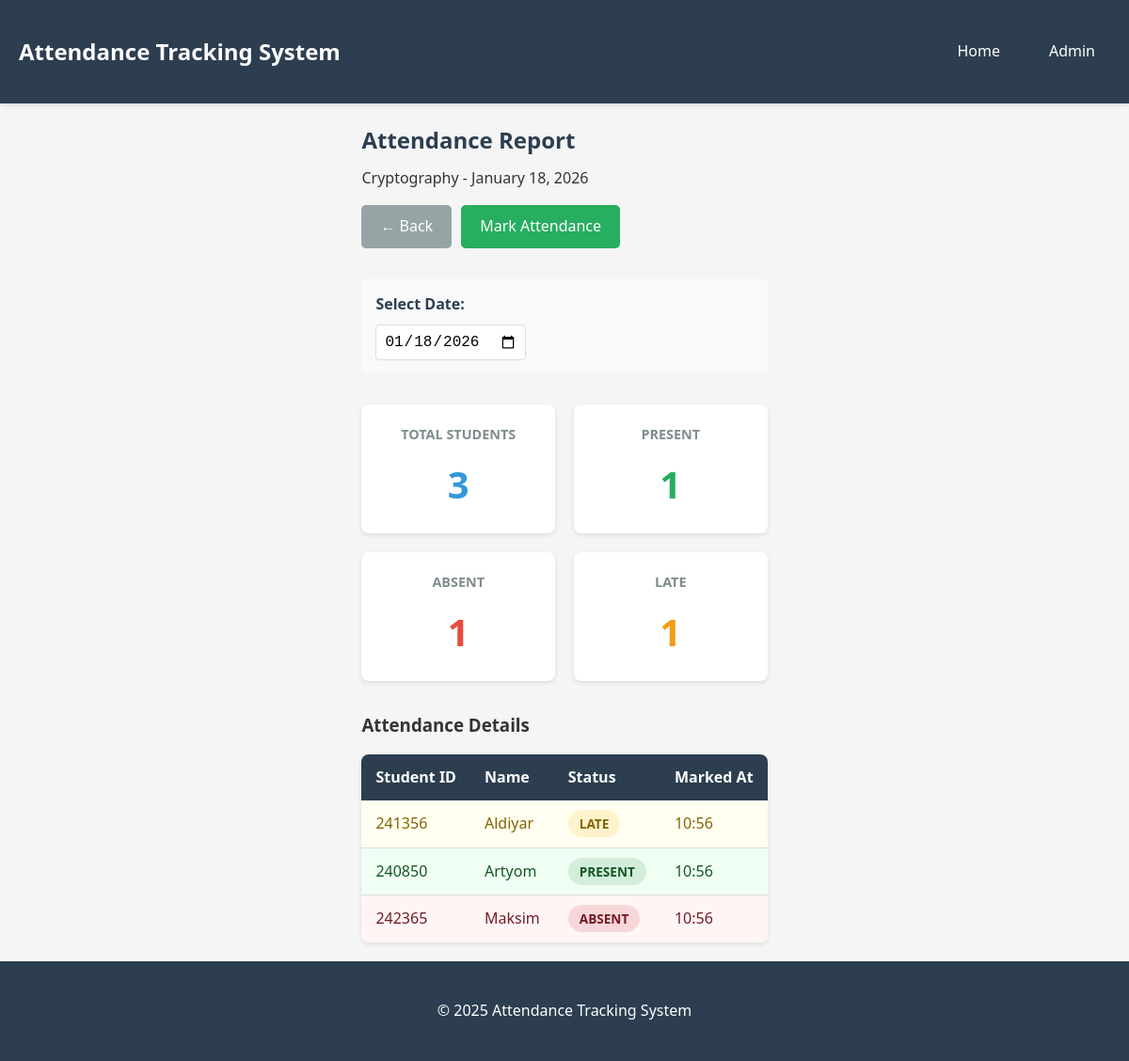
Page /class/1/report/2026-01-18/ on the committed database.
### attendance/models.py (models this page shows, shortened)
class Class(models.Model):
    name = models.CharField(max_length=100)
    code = models.CharField(max_length=20, unique=True)
    description = models.TextField(blank=True)
    created_at = models.DateTimeField(auto_now_add=True)
    class Meta:
        verbose_name_plural = "Classes"
        ordering = ['name']

class Attendance(models.Model):
    STATUS_CHOICES = [
        ('present', 'Present'),
        ('absent', 'Absent'),
        ('late', 'Late'),
    ]
    student = models.ForeignKey(Student, on_delete=models.CASCADE, related_name='attendances')
    class_enrolled = models.ForeignKey(Class, on_delete=models.CASCADE, related_name='attendances')
    date = models.DateField(default=timezone.now)
    status = models.CharField(max_length=10, choices=STATUS_CHOICES, default='absent')
    notes = models.TextField(blank=True)
    marked_at = models.DateTimeField(auto_now_add=True)
    class Meta:
        ordering = ['-date', 'student']
        unique_together = ['student', 'date']

class Student(models.Model):
    name = models.CharField(max_length=100)
    student_id = models.CharField(max_length=20, unique=True)
    email = models.EmailField(blank=True)
    class_enrolled = models.ForeignKey(Class, on_delete=models.CASCADE, related_name='students')
    created_at = models.DateTimeField(auto_now_add=True)
    class Meta:
        ordering = ['name']

### attendance/views.py (the view)
# urls.py: path('class/<int:class_id>/report/', views.attendance_report, name='attendance_report'),
def attendance_report(request, class_id, date_str=None):
    class_obj = get_object_or_404(Class, id=class_id)
    if date_str:
        try:
            report_date = date.fromisoformat(date_str)
        except (ValueError, TypeError):
            report_date = date.today()
    else:
        date_param = request.GET.get('date', date.today().isoformat())
        try:
            report_date = date.fromisoformat(date_param)
        except (ValueError, TypeError):
            report_date = date.today()
    attendances = Attendance.objects.filter(
        class_enrolled=class_obj,
        date=report_date
    ).select_related('student')
    total_students = class_obj.students.count()
    present_count = attendances.filter(status='present').count()
    absent_count = attendances.filter(status='absent').count()
    late_count = attendances.filter(status='late').count()
    return render(request, 'attendance/report.html', {
        'class_obj': class_obj,
        'attendances': attendances,
        'report_date': report_date,
        'total_students': total_students,
        'present_count': present_count,
        'absent_count': absent_count,
        'late_count': late_count,
    })

### templates/attendance/report.html (shortened to what this page needs)
{% extends 'base.html' %}
{% block content %}
<div class="page-header">
    <h2>Attendance Report</h2>
    <p>{{ class_obj.name }} - {{ report_date|date:"F d, Y" }}</p>
    <div class="header-actions">
        <a href="{% url 'class_students' class_obj.id %}" class="btn btn-secondary">← Back</a>
        <a href="{% url 'mark_attendance' class_obj.id %}?date={{ report_date|date:'Y-m-d' }}" class="btn btn-success">Mark Attendance</a>
    </div>
</div>
<div class="date-selector">
    <label for="date">Select Date:</label>
    <input type="date" id="date" name="date" value="{{ report_date|date:'Y-m-d' }}"
           onchange="window.location.href='{% url 'attendance_report' class_obj.id %}' + '?date=' + this.value">
</div>
<div class="stats-grid">
    <div class="stat-card stat-total">
        <h3>Total Students</h3>
        <p class="stat-number">{{ total_students }}</p>
    </div>
    <div class="stat-card stat-present">
        <h3>Present</h3>
        <p class="stat-number">{{ present_count }}</p>
    </div>
    <div class="stat-card stat-absent">
        <h3>Absent</h3>
        <p class="stat-number">{{ absent_count }}</p>
    </div>
    <div class="stat-card stat-late">
        <h3>Late</h3>
        <p class="stat-number">{{ late_count }}</p>
    </div>
</div>
{% if attendances %}
    <div class="attendance-report">
        <h3>Attendance Details</h3>
        <table class="data-table">
            <thead>
                <tr>
                    <th>Student ID</th>
                    <th>Name</th>
                    <th>Status</th>
                    <th>Marked At</th>
                </tr>
            </thead>
            <tbody>
                {% for attendance in attendances %}
                    <tr class="status-{{ attendance.status }}">
                        <td>{{ attendance.student.student_id }}</td>
                        <td>{{ attendance.student.name }}</td>
                        <td>
                            <span class="status-badge status-{{ attendance.status }}">
                                {{ attendance.get_status_display }}
                            </span>
                        </td>
                        <td>{{ attendance.marked_at|date:"H:i" }}</td>
                    </tr>
                {% endfor %}
            </tbody>
        </table>
    </div>
{% else %}
    <div class="empty-state">
        <p>No attendance records found for this date. <a href="{% url 'mark_attendance' class_obj.id %}?date={{ report_date|date:'Y-m-d' }}">Mark attendance now</a>.</p>
    </div>
{% endif %}
{% endblock %}

### static/css/style.css (style rules this page uses)
* { margin: 0; padding: 0; box-sizing: border-box; }
body { font-family: 'Segoe UI', Tahoma, Geneva, Verdana, sans-serif; line-height: 1.6; color: #333; background-color: #f5f5f5; min-height: 100vh; display: flex; flex-direction: column; }
.page-header { margin-bottom: 2rem; }
.page-header h2 { color: #2c3e50; margin-bottom: 0.5rem; }
.header-actions { margin-top: 1rem; display: flex; gap: 10px; flex-wrap: wrap; }
.btn { display: inline-block; padding: 10px 20px; text-decoration: none; border-radius: 5px; border: none; cursor: pointer; font-size: 1rem; transition: all 0.3s; }
.btn-success { background-color: #27ae60; color: white; }
.btn-secondary { background-color: #95a5a6; color: white; }
.data-table { width: 100%; border-collapse: collapse; background: white; border-radius: 8px; overflow: hidden; box-shadow: 0 2px 5px rgba(0,0,0,0.1); margin-top: 1rem; }
.data-table thead { background-color: #2c3e50; color: white; }
.data-table th, .data-table td { padding: 12px 15px; text-align: left; }
.data-table tbody tr { border-bottom: 1px solid #ddd; }
.data-table tbody tr:last-child { border-bottom: none; }
.status-badge { padding: 5px 12px; border-radius: 20px; font-size: 0.85rem; font-weight: bold; text-transform: uppercase; }
.status-present { background-color: #d4edda; color: #155724; }
.status-absent { background-color: #f8d7da; color: #721c24; }
.status-late { background-color: #fff3cd; color: #856404; }
.data-table tbody tr.status-present { background-color: #f0fff4; }
.data-table tbody tr.status-absent { background-color: #fff5f5; }
.data-table tbody tr.status-late { background-color: #fffef0; }
.stats-grid { display: grid; grid-template-columns: repeat(auto-fit, minmax(200px, 1fr)); gap: 20px; margin: 2rem 0; }
.stat-card { background: white; padding: 20px; border-radius: 8px; box-shadow: 0 2px 5px rgba(0,0,0,0.1); text-align: center; }
.stat-card h3 { color: #7f8c8d; font-size: 0.9rem; margin-bottom: 10px; text-transform: uppercase; }
.stat-number { font-size: 2.5rem; font-weight: bold; color: #2c3e50; }
.stat-total .stat-number { color: #3498db; }
.stat-present .stat-number { color: #27ae60; }
.stat-absent .stat-number { color: #e74c3c; }
.stat-late .stat-number { color: #f39c12; }
.date-selector { margin-bottom: 20px; padding: 15px; background-color: #f8f9fa; border-radius: 5px; }
.date-selector label { display: block; margin-bottom: 8px; font-weight: bold; color: #2c3e50; }
.date-selector input[type="date"] { padding: 8px; border: 1px solid #ddd; border-radius: 4px; font-size: 1rem; }

### rows in the picture
Class: name "Cryptography"
Attendance: student.student_id "241356", student.name "Aldiyar", status "LATE", marked_at "10:56"
Attendance: student.student_id "240850", student.name "Artyom", status "PRESENT", marked_at "10:56"
Attendance: student.student_id "242365", student.name "Maksim", status "ABSENT", marked_at "10:56"

### other values in the picture
{{ report_date|date:"F d, Y" }} "January 18, 2026"
{{ total_students }} "3"
{{ present_count }} "1"
{{ absent_count }} "1"
{{ late_count }} "1"
